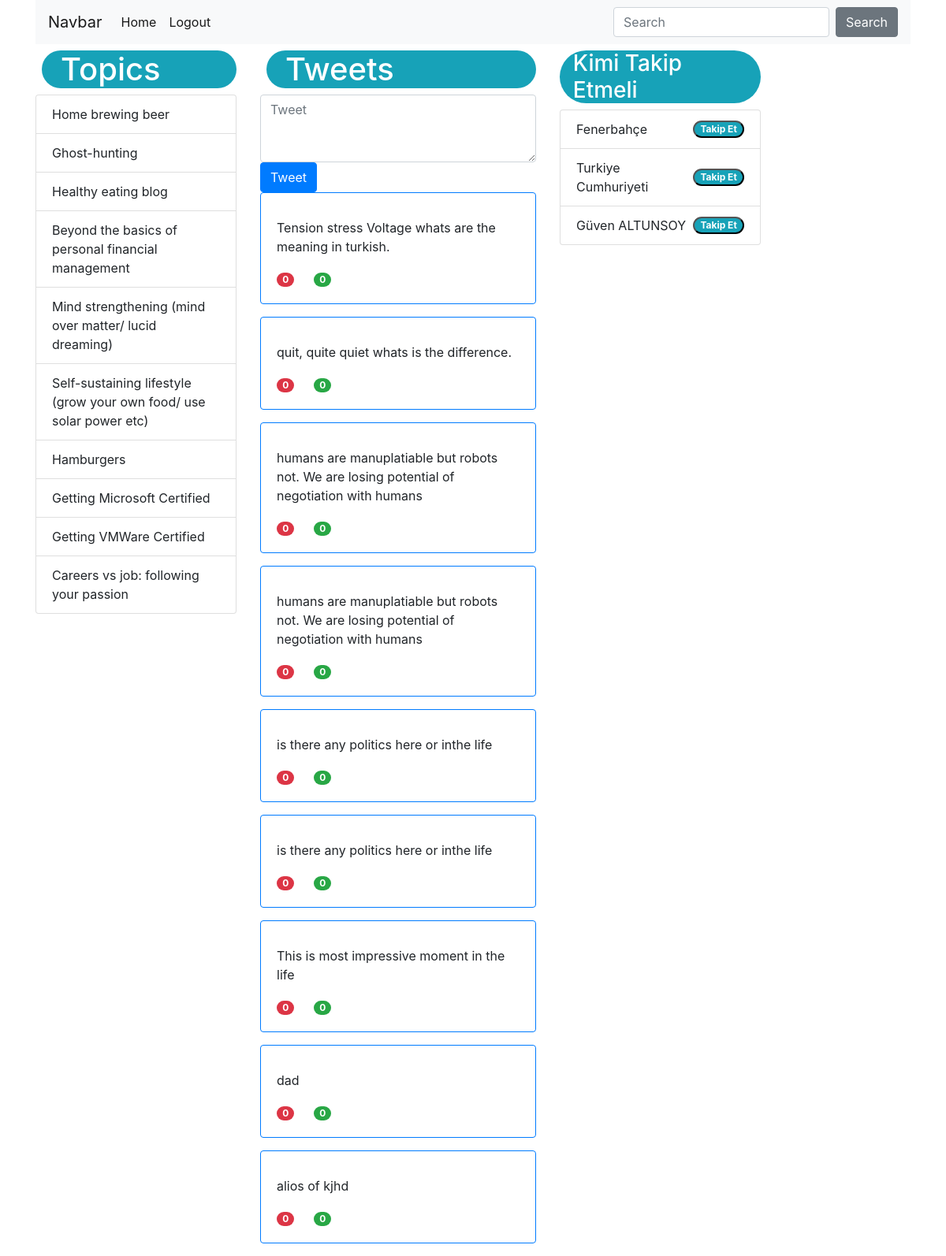
The app's page / (signed in) with its own data.
### user_profile/models.py (models this page shows)
class Topics(models.Model):
    topic = models.CharField(max_length=300, blank=False)

### tweet/models.py (models this page shows)
class Tweet(models.Model):
    user_name = models.ForeignKey(
      User, on_delete=models.CASCADE
    )
    post = models.CharField(max_length=240)
    like = models.PositiveIntegerField(default=0)
    retweet = models.PositiveIntegerField(default=0)
    created_date = models.DateTimeField(auto_now_add=True)
    updated_date = models.DateTimeField(auto_now=True)
    is_deleted = models.BooleanField(default=False)

### user_profile/views.py (the view)
# urls.py: path('', index),
def index(request):
    if request.user.is_authenticated:
        print('User LoggedIn')
        return get_tweet(request, request.user.id)
    return redirect('/login')

### tweet/views.py (called while the page is built)
def get_tweet(request, user_id):
    print("get tweet user Id", user_id)
    context = dict()
    context['last_topics'] = Topics.objects.all().order_by('-pk')[:10]
    user_list = Follow.objects.filter(follower_id=user_id)
    tweet_list = list()
    for item in user_list:
        tweet_list.append(Tweet.objects.filter(user_name=item.following_id).order_by('-pk'))
    tweets = list()
    for i in tweet_list:
        for j in i:
            tweets.append(j)
    sorted(tweets, key=lambda x: x.created_date),
    tweets.sort(key=lambda x: x.created_date, reverse=True)
    context['tweets'] = tweets
    return render(request, 'index.html', context)

### templates/index.html (shortened to what this page needs)
<!DOCTYPE html>
<html lang="en">
<head>
    <link rel="stylesheet" href="https://stackpath.bootstrapcdn.com/bootstrap/4.3.1/css/bootstrap.min.css"
>
</head>
<body>
    <div class="container">
        <div class="row-fluid">
            <nav class="navbar navbar-expand-lg navbar-light bg-light">
                <a class="navbar-brand" href="#">Navbar</a>
                <div class="collapse navbar-collapse" id="navbarColor03">
                    <ul class="navbar-nav mr-auto">
                        <li class="nav-item active">
                            <a class="nav-link" href="/">Home <span class="sr-only">(current)</span></a>
                        </li>
                        <li class="nav-item active">
                            <a class="nav-link" href="logout/">Logout</a>
                    </ul>
                    <form class="form-inline my-2 my-lg-0">
                        <input class="form-control mr-sm-2" type="text" placeholder="Search">
                        <button class="btn btn-secondary my-2 my-sm-0" type="submit">Search</button>
                    </form>
                </div>
            </nav>
        </div>
        <div class="row mt-2">
            <div class="col-3">
                <h1 class="ml-2 badge-info badge-pill">Topics</h1>
                <ul class="list-group">
                    {% for topic in last_topics %}
                    <li class="list-group-item d-flex justify-content-between align-items-center">
                        {{ topic.topic }}
                    </li>
                    {% endfor %}
                </ul>
            </div>
            <div class="col-6-fluid col-md-4">
                <h1 class="ml-2 badge-info badge-pill">Tweets</h1>
                <form method="POST" action="/tweet/tweet-post/">
                    <textarea class="form-control" name="tweet" rows="3" placeholder="Tweet"></textarea>
                    <button class="btn btn-primary" type="submit">Tweet</button>
                </form>
                {% for tweet in tweets %}
                <div class="card border-primary mb-3">
                    <div class="card-body">
                        <p class="card-text"> {{ tweet.post }}</p>
                        <a href="#" class="badge card-link badge-pill badge-danger">{{ tweet.like }}</a>
                        <a href="#" class="badge card-link badge-success badge-pill">{{ tweet.retweet }}</a>
                    </div>
                </div>
                {% endfor %}
            </div>
            <div class="col-3">
                <h3 class="badge-info badge-pill">
                    Kimi Takip Etmeli
                </h3>
                <ul class="list-group">
                    <li class="list-group-item d-flex justify-content-between align-items-center">
                        Fenerbahçe
                        <button class="badge badge-info badge-pill">Takip Et</button>
                    </li>
                    <li class="list-group-item d-flex justify-content-between align-items-center">
                        Turkiye Cumhuriyeti
                        <button class="badge badge-info badge-pill">Takip Et</button>
                    </li>
                    <li class="list-group-item d-flex justify-content-between align-items-center">
                        Güven ALTUNSOY
                        <button class="badge badge-info badge-pill">Takip Et</button>
                    </li>
                </ul>
            </div>
        </div>
    </div>
</body>
</html>

### records on screen
Topics: topic "Home brewing beer"
Topics: topic "Ghost-hunting"
Topics: topic "Healthy eating blog"
Topics: topic "Beyond the basics of personal financial management"
Topics: topic "Mind strengthening (mind over matter/ lucid dreaming)"
Topics: topic "Self-sustaining lifestyle (grow your own food/ use solar power etc)"
Topics: topic "Hamburgers"
Topics: topic "Getting Microsoft Certified"
Topics: topic "Getting VMWare Certified"
Topics: topic "Careers vs job: following your passion"
Tweet: post "Tension stress Voltage whats are the meaning in turkish.", like "0", retweet "0"
Tweet: post "quit, quite quiet whats is the difference.", like "0", retweet "0"
Tweet: post "humans are manuplatiable but robots not. We are losing potential of negotiation with humans", like "0", retweet "0"
Tweet: post "is there any politics here or inthe life", like "0", retweet "0"
Tweet: post "This is most impressive moment in the life", like "0", retweet "0"
Tweet: post "dad", like "0", retweet "0"
Tweet: post "alios of kjhd", like "0", retweet "0"
